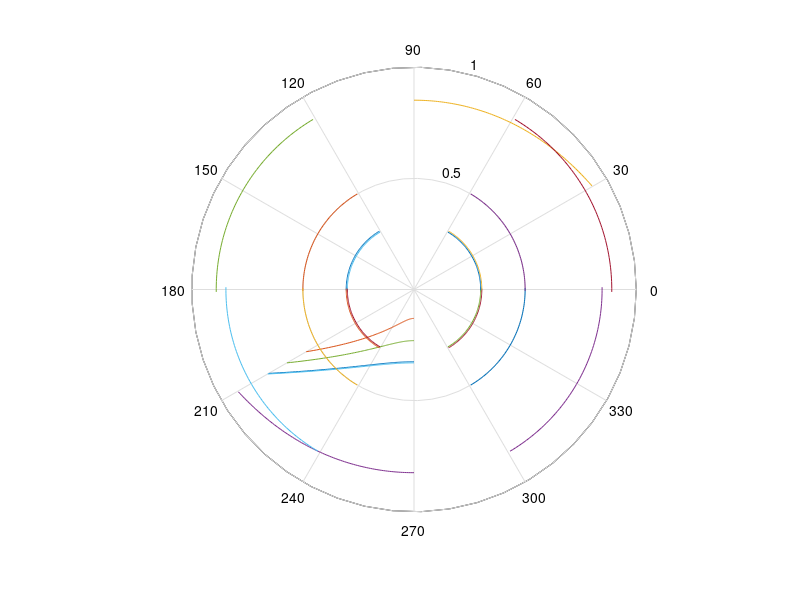

Write the MATLAB code that produced this figure.
close all
clear all
% xy
l=.3;
span=60
h=.43*1
d=.195*1
s=.0555;
bear=.005;
theta=span/3*60*pi+pi/2;
for i=1:101;
    ang(i)= theta;
    rfloor(i)=-h/sin(theta);%work foot path
    rtop(i)=-h/sin(theta)+l;
    rlow(i)=-h/sin(theta)+d;%work bearing center
    rup(i)=-h/sin(theta)+l-d;
    clearlow(i)=rlow(i)+bear;%work clearence path
    clearup( i)=rup( i)-bear;
    psiup=-atan((-h*cos(theta)/(sin(theta)^2))/(rup(i)));%upper contact angle
    psilow=atan((-h*cos(theta)/(sin(theta)^2))/(rlow(i)));%10wer contact angle
    trackup(i)=(rup(i)^.2+bear^2-2*abs(rup(i))*bear*cos(pi-psiup))^.5;%upper track radius
    phiup(i)=-asin((bear)*sin(pi-psiup)/trackup(i))+ang(i);%upper track angle
    tracklow(i)=(rlow(i)^.2+bear^2-2*abs(rlow(i))*bear*cos(pi-psilow))^.5;%lower track radius
    philow(i)=asin((bear)*sin(pi-psilow)/tracklow(i))+ang(i)-pi;%lower track angle
    theta=theta-span/100*pi/180;
end
polar(phiup,trackup);
polar(philow,tracklow);

%%
X=pi;
x=ang(1);
Y=d-1/2;
dY=0;
y=rlow(1);
dy=(h*cos(ang(1 ))/(sin( ang(1 ))^.2));
B=-dy* (x-X)+(y- Y)-( dy-dY)* (x^3- X^3- 3*x^2 *(x-X))/(3 *x^2- 3*X^2);
B=B/(-2*(x-X)*( x^3- X^3-3 *x^2 *(x-X))/(3 *x^2- 3*X^2)+(x^2- X^2- 2*x*(x -X)));
A=( -dY+dy-B *(2*x-2*X))/(3 *x^2-3 *X^2);
C=-3* A *x^2-2*B*x+dy;
D=-A *x^3-B*x^2-C*x+y;
%return paths.
for count=1:90-span/2+ 1;
    retang1(count)=span/360*pi+pi/2+pi/180*( count-l );%return track angle
    retang2( count )=pi -retang1(count);
    retlow( count)=A *retang1(count)^.3+B *retang1(count)^.2+C*retang1(count)+ D;%retum track low
    dret=3 *A*(retang1(count))^.2+ 2*B*(retang1(count))+C;
    rethigh( count)=retlow( count)+1-2* d;%return track high
    rpsi1=atan( dret/retlow(count)); %contact angle return track
    rpsi2=atan( dret/rethigh( count));%contact angle return track
    rtrack1(count)=-(retlow( count)^.2+bear^2-2*bear*abs(retlow( count))*cos(pi-rpsi1))^.5;%return track radius
    rtrack2(count)=(rethigh(count)^.2+bear^2-2*bear*rethigh(count)*cos(pi-rpsi2))^.5;%return track radius
    phi1(count)=-asin(bear*sin(pi-rpsi1)/abs(rtrack1 (count)))+retang1(count);%return track    angle
    phi1op(count)=pi-phi1(count);%return track angle opposite
    phi2( count)=-asin(bear* sin(pi -rpsi2)/rtrack2( count) )+retang1(count);%return track    angle
    phi2op( count)=pi-phi2( count);%return track angle opposite
    %Return foot paths
    retflow( count)=retlow( count )-d;
    retfui( count)=rethigh( count)+d;
    %return inner clearence
    reclear1(count)=retlow( count )+bear;
    reclear2( count)=rethigh( count)-bear;
end
polar(ang,rfloor);%work foot path
polar( ang,rlow);
polar(ang,rup);%work bearing center path
hold on;
polar( ang,rtop);
polar(phiup,trackup);%work track path
polar(philow,tracklow);
polar( ang,clearlow);%work clearence
polar( ang,clearup);
polar(retang1,retlow);%return bearing center path
polar(retang1,rethigh);
polar(retang2,retlow);
polar( retang2,rethigh);
polar(phi1,rtrack1 );%return track path
polar(phi2,rtrack2);
polar(phi1op,rtrack1);
polar(phi2op,rtrack2);
polar(retang1,retflow);%Return foot path
polar(retang1,retfui);
polar(retang2,retflow);
polar(retang2 ,retfui);
polar(retang1,reclear1);%return clearence
polar(retang1,reclear2);
polar(retang2,reclear1);
polar( retang2,reclear2);
hold off;
%d=distance from tip to slider
%l=totallength of leg
%h= hight of axil off ground
%span is angle of gait
%bear bearing radius